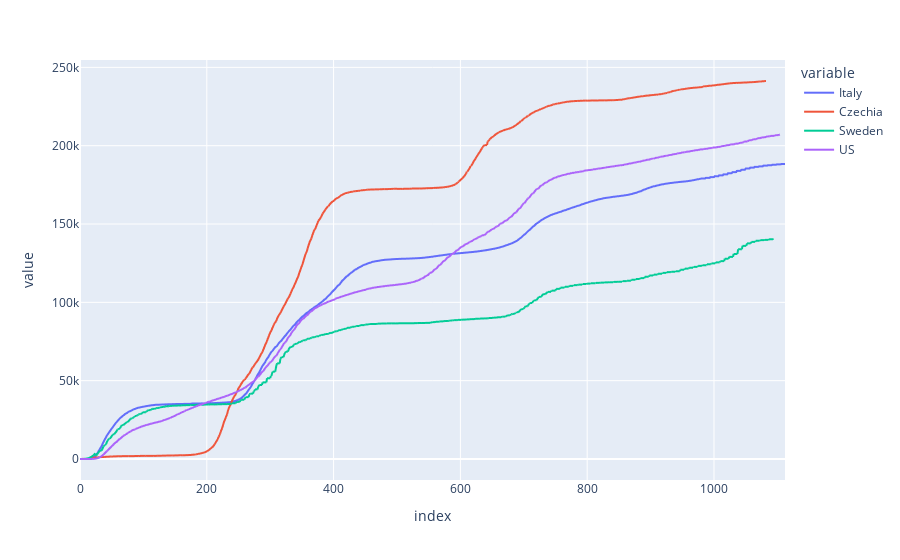

The notebook cell saved with this chart:
### Code cell
for slice in country_slices_deaths:
    slice.plot.line()
summary_deaths = concat_slices(country_slices_deaths)
summary_deaths = apply_ratio(summary_deaths)
summary_deaths.plot.line()

### Figure 1 — Plotly figure (JSON) as saved in the notebook; plotly's stock layout.template omitted (floating-point values rounded to 4 significant figures; data arrays with more than 128 entries replaced by an {"elided": "..."} marker saying what was removed)
{"data": [{"hovertemplate": "variable=Italy<br>index=%{x}<br>value=%{y}<extra></extra>", "legendgroup": "Italy", "line": {"color": "#636efa", "dash": "solid"}, "marker": {"symbol": "circle"}, "mode": "lines", "name": "Italy", "showlegend": true, "type": "scattergl", "x": {"elided": "1113 int values"}, "xaxis": "x", "y": {"elided": "1113 int values"}, "yaxis": "y"}, {"hovertemplate": "variable=Czechia<br>index=%{x}<br>value=%{y}<extra></extra>", "legendgroup": "Czechia", "line": {"color": "#EF553B", "dash": "solid"}, "marker": {"symbol": "circle"}, "mode": "lines", "name": "Czechia", "showlegend": true, "type": "scattergl", "x": {"elided": "1113 int values"}, "xaxis": "x", "y": {"elided": "1113 float values"}, "yaxis": "y"}, {"hovertemplate": "variable=Sweden<br>index=%{x}<br>value=%{y}<extra></extra>", "legendgroup": "Sweden", "line": {"color": "#00cc96", "dash": "solid"}, "marker": {"symbol": "circle"}, "mode": "lines", "name": "Sweden", "showlegend": true, "type": "scattergl", "x": {"elided": "1113 int values"}, "xaxis": "x", "y": {"elided": "1113 float values"}, "yaxis": "y"}, {"hovertemplate": "variable=US<br>index=%{x}<br>value=%{y}<extra></extra>", "legendgroup": "US", "line": {"color": "#ab63fa", "dash": "solid"}, "marker": {"symbol": "circle"}, "mode": "lines", "name": "US", "showlegend": true, "type": "scattergl", "x": {"elided": "1113 int values"}, "xaxis": "x", "y": {"elided": "1113 float values"}, "yaxis": "y"}], "layout": {"legend": {"title": {"text": "variable"}, "tracegroupgap": 0}, "margin": {"t": 60}, "xaxis": {"anchor": "y", "domain": [0, 1], "title": {"text": "index"}}, "yaxis": {"anchor": "x", "domain": [0, 1], "title": {"text": "value"}}}}
